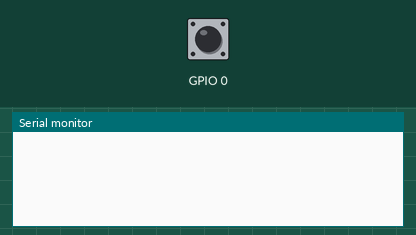
The program below on a simulated ESP32. On the bench: the last lines printed to the serial monitor. Inputs (shaded band) come from the test bench; at power-on: GPIO 0 HIGH.

Above: at 1.2 s.
1.3 s: GPIO 0 pulled LOW for 0.15 s
At 1.48 s:
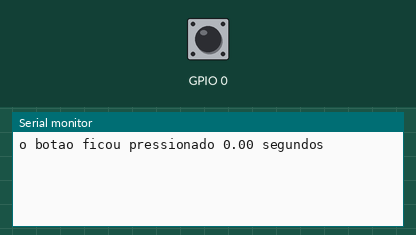
At 2.3 s:
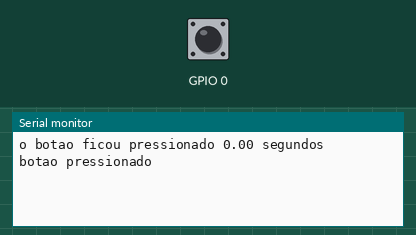

The program:

main.cpp
```cpp
#include <Arduino.h>
#include "Botao.h"

Botao btn_boot(0);

void setup()
{
  Serial.begin(9600);
  btn_boot.begin();
}

void loop()
{
  btn_boot.update();

  if (btn_boot.pressionado())
  {
    Serial.println("botao pressionado");
  }

  if (btn_boot.solto())
  {
    Serial.printf("o botao ficou pressionado %.02f segundos\n\r", btn_boot.duracaoUltimoEstado()/100);
  }
}
```

Botao.h
```cpp
#ifndef BOTAO_h
#define BOTAO_
#include <Arduino.h>
class Botao
{
private:
    uint8_t pino;
    bool estadoAtual = HIGH;
    bool estadoAnterior = HIGH;
    bool estadoConfirmado = HIGH;
    bool flagAltercao = false;
    bool flagPressionado= false;
    bool flagSolto= false;

    unsigned long tempoFiltro = 50;
    unsigned long tempoInicioEstado = HIGH;
    unsigned long tempoUltimaMudanca = 0;
    unsigned long duracaoestado = 0;

public:
    Botao(uint8_t p); // construtor
    void begin();
    void update();


    bool pressionado();
    bool solto();
    bool alteracaoEstado();
    unsigned long duracaoUltimoEstado();
    void configuraFiltro(unsigned long tempo);
};

#endif
```

Botao.cpp
```cpp
#include "Botao.h"
/**
 * @brief Construtor da classe botao
 *
 *@param p Numero do pino digital ao qual o botao esta concetado
 */
Botao::Botao(uint8_t p) : pino(p) {}

/**
 * @brief Inicializa o botao
 *
 * Configura o pino como entrada. O modo pull up padrao
 *
 */
void Botao::begin()
{
    pinMode(pino, INPUT_PULLUP);
    estadoAtual = digitalRead(pino);
    estadoAnterior = estadoAtual;
    estadoConfirmado = estadoAtual;
    tempoInicioEstado = millis();
}
/**
 * @brief Define o tempo de filtro (debounce) para estabilitar as leituras do botao
 * @param tempo Tempo de debounce em milissegundos
 */
void Botao::configuraFiltro(unsigned long tempo)
{
    tempoFiltro = tempo;
}
/**
 * @brief atualiza o estado interno do botao
 * Deve ser chamada frequqntimente dentro do loop principal
 * Detecta mudanca de estado e aciona ad flags internas de eventos
 * (pressionado,solto,mudanca de estado)
 */
void Botao::update()
{
    unsigned long agora = millis();
    estadoAtual = digitalRead(pino);
    flagAltercao = false;
    flagPressionado = false;
    flagSolto = false;

    if (estadoAtual != estadoAnterior)
        tempoUltimaMudanca = agora;
    if ((agora - tempoUltimaMudanca) > tempoFiltro)
    {
        if (estadoAtual != estadoConfirmado)
        {
            estadoConfirmado = estadoAtual;
            duracaoestado = agora - tempoInicioEstado;
            tempoInicioEstado = agora;
            flagAltercao = true;
            if (estadoAtual) //*Botao pressionado
            {
                flagPressionado = true;
            }
            else //* botao solto
            {
                flagSolto = true;
            }
        }
    }
    estadoAnterior = estadoAtual;
}
/**
 * @brief verifica se o botao acabou de ser pressionado
 *
 * @return true se houver uma transicao para o estado pressionado
 *  na ultima atualicao
 */
bool Botao::pressionado()
{
    return flagPressionado;
}
/**
 * @brief verifica se o botoa acabou de ser solto
 *
 * @return true se houve uma transicao para o estado solto na
 * ultima atualizacao
 */
bool Botao::solto()

{
    return flagSolto;
}
/**
 * @brief Verifica se houve uma mundanca de estado do botao
 *
 * @return true se o estado do botao mudou (pressiondo ou solto)
 * na ultima atualizaco
 */
bool Botao::alteracaoEstado()
{
    return flagPressionado;
}
/**
 * @brief retorna a duracao do ultimo estado(pressionado ou solto)
 *
 * @return tempo em millissegundos que o botao permanceu no ultimo estado
 *
 */
unsigned long Botao::duracaoUltimoEstado()
{
    return duracaoestado;
}
```

Measured:
- after the input at 1.3 s, the serial monitor: prints a new line after 0.05 s (image 1)
